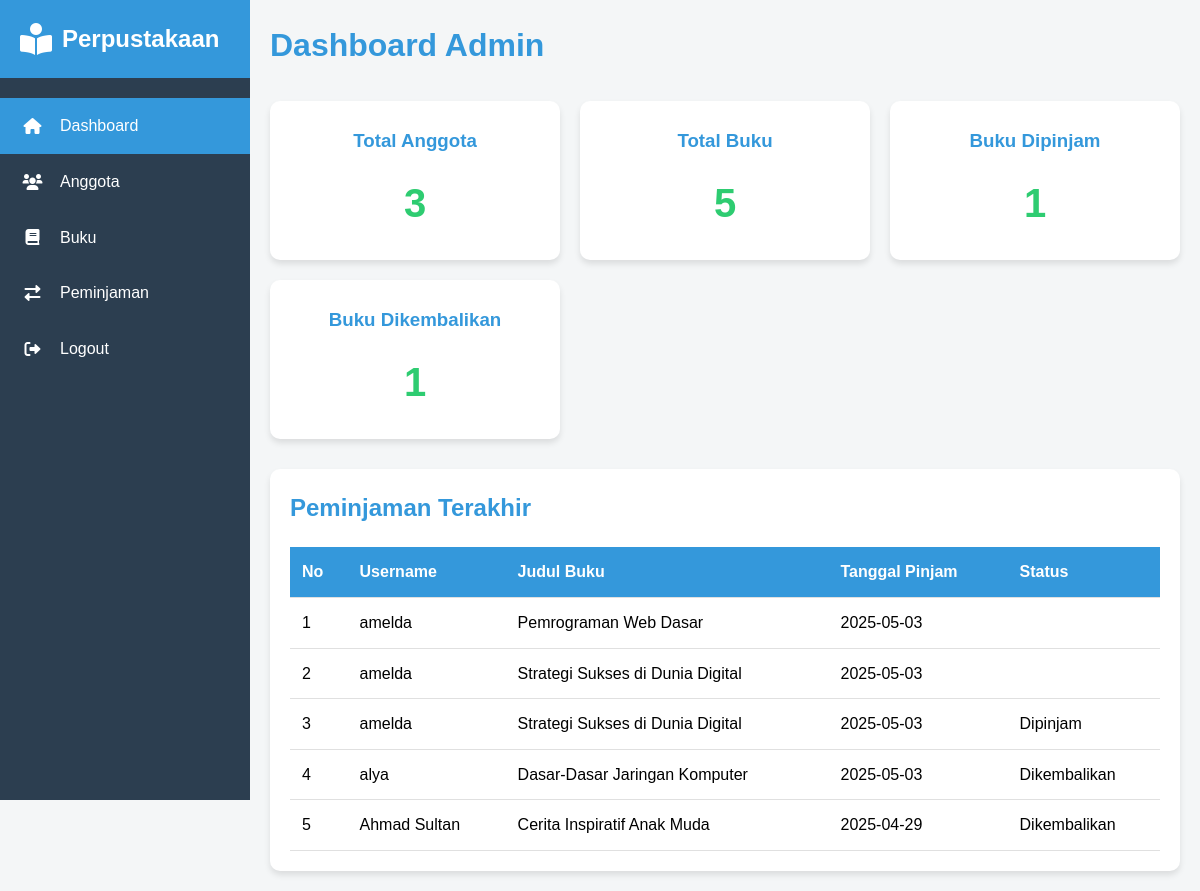
Screenshot of /admin/dashboard.php (signed in) with the database file from the repository.
### tables this page shows
CREATE TABLE `peminjaman` (
  `id_peminjaman` int(11) NOT NULL,
  `id_anggota` int(11) DEFAULT NULL,
  `id_admin` int(11) DEFAULT NULL,
  `id_buku` int(11) DEFAULT NULL,
  `tanggal_pinjam` date DEFAULT NULL,
  `tanggal_kembali` date DEFAULT NULL,
  `status` enum('Dipinjam','Dikembalikan','Menunggu Persetujuan','Ditolak') DEFAULT NULL
);

CREATE TABLE `anggota` (
  `id_anggota` int(11) NOT NULL,
  `username` varchar(100) DEFAULT NULL,
  `email` varchar(100) DEFAULT NULL,
  `password` text DEFAULT NULL,
  `alamat` text DEFAULT NULL,
  `no_hp` varchar(100) DEFAULT NULL,
  `tanggal_daftar` date DEFAULT NULL,
  `jenis_kelamin` tinyint(1) DEFAULT NULL,
  `kelas` varchar(100) DEFAULT NULL,
  `ttl` varchar(255) DEFAULT NULL,
  `hobi` text DEFAULT NULL
);

CREATE TABLE `buku` (
  `id_buku` int(11) NOT NULL,
  `isbn` varchar(20) DEFAULT NULL,
  `judul` varchar(150) DEFAULT NULL,
  `pengarang` varchar(100) DEFAULT NULL,
  `penerbit` varchar(100) DEFAULT NULL,
  `tahun_terbit` year(4) DEFAULT NULL,
  `lokasi_rak` varchar(10) DEFAULT NULL,
  `deskripsi` text DEFAULT NULL,
  `kategori` varchar(50) DEFAULT NULL
);

### config/koneksi.php (called while the page is built, shortened)
<?php
function runQuery($koneksi, $query) {
    $result = mysqli_query($koneksi, $query);
    return $result;
}
?>

### admin/dashboard.php (the view, shortened to what this page needs)
<?php
require_once '../config/koneksi.php';
$query_anggota = "SELECT COUNT(*) as total_anggota FROM anggota";
$query_buku = "SELECT COUNT(*) as total_buku FROM buku";
$query_peminjaman = "SELECT COUNT(*) as total_peminjaman FROM peminjaman WHERE status = 'Dipinjam'";
$query_pengembalian = "SELECT COUNT(*) as total_pengembalian FROM pengembalian";
$result_anggota = runQuery($koneksi, $query_anggota);
$result_buku = runQuery($koneksi, $query_buku);
$result_peminjaman = runQuery($koneksi, $query_peminjaman);
$result_pengembalian = runQuery($koneksi, $query_pengembalian);
$total_anggota = mysqli_fetch_assoc($result_anggota)['total_anggota'];
$total_buku = mysqli_fetch_assoc($result_buku)['total_buku'];
$total_peminjaman = mysqli_fetch_assoc($result_peminjaman)['total_peminjaman'];
$total_pengembalian = mysqli_fetch_assoc($result_pengembalian)['total_pengembalian'];
?>
<!DOCTYPE html>
<html lang="id">
<head>
    <link href="https://cdnjs.cloudflare.com/ajax/libs/font-awesome/6.0.0-beta3/css/all.min.css" rel="stylesheet">
</head>
<body>
    <aside class="sidebar">
        <div class="sidebar-header">
            <i class="fas fa-book-reader fa-2x"></i>
            <h1>Perpustakaan</h1>
        </div>
        <nav class="sidebar-menu">
            <a href="admin/dashboard.php" class="active">
                <i class="fas fa-home"></i>Dashboard
            </a>
            <a href="../modul/anggota/daftar.php">
                <i class="fas fa-users"></i>Anggota
            </a>
            <a href="../modul/buku/daftar_buku.php">
                <i class="fas fa-book"></i>Buku
            </a>
            <a href="../modul/peminjaman/laporan_peminjaman.php">
                <i class="fas fa-exchange-alt"></i>Peminjaman
            </a>
            <a href="../logout.php">
                <i class="fas fa-sign-out-alt"></i>Logout
            </a>
        </nav>
    </aside>
    <main class="main-content">
        <h1 style="color: var(--primary-color); margin-bottom: 30px;">Dashboard Admin</h1>
        <div class="dashboard">
            <div class="dashboard-card">
                <h3>Total Anggota</h3>
                <div class="card-value"><?php echo $total_anggota; ?></div>
            </div>
            <div class="dashboard-card">
                <h3>Total Buku</h3>
                <div class="card-value"><?php echo $total_buku; ?></div>
            </div>
            <div class="dashboard-card">
                <h3>Buku Dipinjam</h3>
                <div class="card-value"><?php echo $total_peminjaman; ?></div>
            </div>
            <div class="dashboard-card">
                <h3>Buku Dikembalikan</h3>
                <div class="card-value"><?php echo $total_pengembalian; ?></div>
            </div>
        </div>
        <div class="recent-loans">
            <h2 style="color: var(--primary-color); margin-bottom: 20px;">Peminjaman Terakhir</h2>
            <table>
                <thead>
                    <tr>
                        <th>No</th>
                        <th>Username</th>
                        <th>Judul Buku</th>
                        <th>Tanggal Pinjam</th>
                        <th>Status</th>
                    </tr>
                </thead>
                <tbody>
                    <?php
                    $query_last_pinjam = "SELECT p.*, a.username AS nama_anggota, b.judul AS judul_buku
                                          FROM peminjaman p
                                          JOIN anggota a ON p.id_anggota = a.id_anggota
                                          JOIN buku b ON p.id_buku = b.id_buku
                                          ORDER BY p.tanggal_pinjam DESC
                                          LIMIT 5";
                    $result_last_pinjam = runQuery($koneksi, $query_last_pinjam);
                    $no = 1;
                    while ($pinjam = mysqli_fetch_assoc($result_last_pinjam)) {
                        echo "<tr>";
                        echo "<td>" . $no++ . "</td>";
                        echo "<td>" . htmlspecialchars($pinjam['nama_anggota']) . "</td>";
                        echo "<td>" . htmlspecialchars($pinjam['judul_buku']) . "</td>";
                        echo "<td>" . $pinjam['tanggal_pinjam'] . "</td>";
                        echo "<td>" . $pinjam['status'] . "</td>";
                        echo "</tr>";
                    }
                    ?>
                </tbody>
            </table>
        </div>
    </main>
</body>
</html>

### admin/dashboard.php (style rules this page uses)
:root { --primary-color: #3498db; --secondary-color: #2ecc71; --background-color: #f4f6f7; --sidebar-color: #2c3e50; --text-color: #333; --white: #ffffff; --hover-color: #2980b9; }
* { margin: 0; padding: 0; box-sizing: border-box; }
body { font-family: 'Arial', sans-serif; line-height: 1.6; background-color: var(--background-color); display: flex; }
.sidebar { width: 250px; background-color: var(--sidebar-color); height: 100vh; position: fixed; left: 0; top: 0; transition: width 0.3s ease; overflow-x: hidden; z-index: 1000; }
.sidebar-header { display: flex; align-items: center; padding: 20px; background-color: var(--primary-color); color: var(--white); }
.sidebar-header h1 { font-size: 1.5rem; margin-left: 10px; }
.sidebar-menu { padding-top: 20px; }
.sidebar-menu a { display: flex; align-items: center; color: var(--white); text-decoration: none; padding: 15px 20px; transition: background-color 0.3s ease; }
.sidebar-menu a i { margin-right: 15px; width: 25px; text-align: center; }
.sidebar-menu a.active { background-color: var(--primary-color); }
.main-content { margin-left: 250px; width: calc(100% - 250px); padding: 20px; transition: margin-left 0.3s ease; }
.dashboard { display: grid; grid-template-columns: repeat(auto-fit, minmax(250px, 1fr)); gap: 20px; margin: 30px 0; }
.dashboard-card { background-color: var(--white); border-radius: 10px; padding: 25px; text-align: center; box-shadow: 0 4px 6px rgba(0,0,0,0.1); transition: transform 0.3s ease; }
.dashboard-card h3 { color: var(--primary-color); margin-bottom: 15px; }
.card-value { font-size: 2.5rem; font-weight: bold; color: var(--secondary-color); }
.recent-loans { background-color: var(--white); border-radius: 10px; padding: 20px; box-shadow: 0 4px 6px rgba(0,0,0,0.1); }
table { width: 100%; border-collapse: collapse; }
table thead { background-color: var(--primary-color); color: var(--white); }
table th, table td { padding: 12px; text-align: left; border-bottom: 1px solid #e0e0e0; }

### rows the page displays
peminjaman: id_anggota.username "amelda", id_buku.judul "Pemrograman Web Dasar", tanggal_pinjam "2025-05-03"
peminjaman: id_anggota.username "amelda", id_buku.judul "Strategi Sukses di Dunia Digital", tanggal_pinjam "2025-05-03"
peminjaman: id_anggota.username "amelda", id_buku.judul "Strategi Sukses di Dunia Digital", tanggal_pinjam "2025-05-03", status "Dipinjam"
peminjaman: id_anggota.username "alya", id_buku.judul "Dasar-Dasar Jaringan Komputer", tanggal_pinjam "2025-05-03", status "Dikembalikan"
peminjaman: id_anggota.username "Ahmad Sultan", id_buku.judul "Cerita Inspiratif Anak Muda", tanggal_pinjam "2025-04-29", status "Dikembalikan"

### other values shown
$total_anggota "3"
$total_buku "5"
$total_peminjaman "1"
$total_pengembalian "1"
